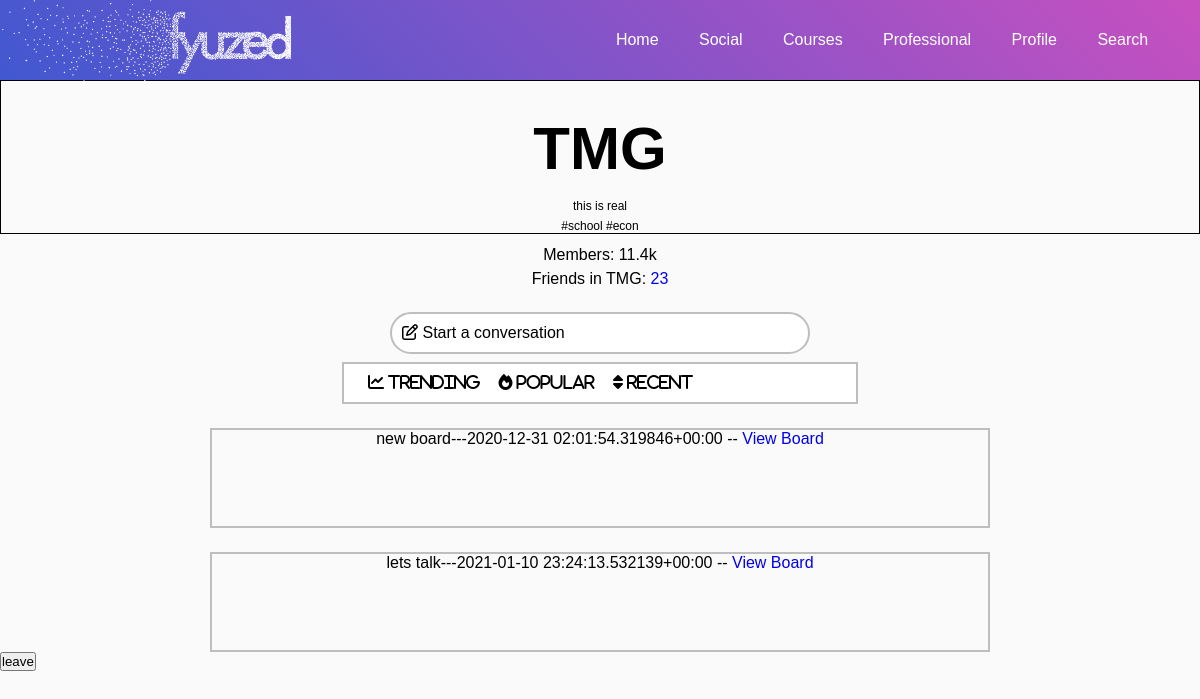
Screenshot of /group/tmg/ (signed in) with the database file from the repository.
### group/models.py (models this page shows, shortened)
class Group(models.Model):
    name = models.CharField(max_length=50, unique=True)
    description = models.CharField(max_length=200)
    created_at = models.DateTimeField(auto_now=True)
    created_by = models.ForeignKey(CustomUser, on_delete=models.CASCADE, related_name='group_creator', null=True)
    slug = models.SlugField(unique=True, default="group_outdated")
    members = models.ManyToManyField(
        CustomUser,
        through="Membership",
        through_fields=('group', 'person')
        )
    def __str__(self):
        return str(self.name)

class Board(models.Model):
    topic = models.CharField(max_length=255)
    description = models.CharField(max_length=1000, default='')
    last_updated = models.DateTimeField(auto_now_add=True)
    group = models.ForeignKey(Group, on_delete=models.CASCADE, null=True)
    starter = models.ForeignKey(CustomUser, on_delete=models.CASCADE, null=True)
    def __str__(self):
        return str(self.topic + "---" + str(self.last_updated))

### group/views.py (the view)
# urls.py: path('<slug:the_slug>/', ViewGroup.as_view(), name="viewgroup"),
class ViewGroup(LoginRequiredMixin, DetailView):
    model = Group
    template_name = 'groups/view_group.html'
    slug_url_kwarg = 'the_slug'
    slug_field = 'slug'
    def get_context_data(self, **kwargs):
        context = super().get_context_data(**kwargs)
        context['form'] = BoardCreationForm
        return context

### templates/groups/view_group.html (shortened to what this page needs)
{% extends 'base.html' %}
{% load static %}
    {% block extrahead %}
    <link rel="stylesheet" type = "text/css" href="{% static 'css/view_group.css' %}">
    {% endblock %}
{% block content %}
<div class="group-header">
        <h3 class="title">
            {{ group.name }}
        </h3>
        <p class="Description">{{ group.description }}</p>
        <p class="tags">#school #econ</p>
</div>
<div class="memberinfo">
    <p>Members: 11.4k</p>
    <p>Friends in {{ group.name }}:
        <a href="#">23</a>
    </p>
</div>
<br>
<br>
<br>
<div class="create-board" id="button">
    <div class="board">
                <i class="far fa-edit"></i>
                Start a conversation
    </div>
</div>
<div class="sorting">
    <ul class="sorting-icons">
        <i class="fas fa-chart-line">
            trending
        </i>
        <i class="fas fa-fire">
            popular
        </i>
        <i class="fas fa-sort">
            recent
        </i>
    </ul>
</div>
    {% for board in group.board_set.all %}
    <ul>
        <div class="conversations-container">
            <li> {{ board }} -- <a href="{% url 'viewboard' group.slug board.id %}">View Board</a></li>
        </div>
    </ul>
    {% endfor %}
{% if user in group.members.all %}
<form method="POST" action="leavegroup" group="{{ group }}">
    <input type='submit' value='leave' />
</form>
{% endif %}
{% endblock %}

### static/css/base.css (style rules this page uses)
* { padding: 0; margin: 0; text-decoration: none; list-style: none; box-sizing: border-box; }
body { font-family: sans-serif; }

### static/css/view_group.css (style rules this page uses)
* { margin: 0; }
html, body { max-height: 100%; background-color: #fafafa; }
.group-header { width: 100%; border: black 1px solid; }
.group-header .title { font-size: 5vw; text-align: center; line-height: 100px; }
.Description { text-align: center; font-size: 1vw; position: relative; }
.tags { text-align: center; margin-top: .5%; font-size: 1vw; }
.memberinfo { margin-top: 1%; text-align: center; }
.memberinfo p { margin:.5% }
.create-board { position: relative; display: block; color: black; border: 2px solid rgb(190, 190, 190); border-radius: 25px; width: 35%; height: 5%; text-align: left; font-size: 16px; font-weight: 500; padding: 10px; cursor: pointer; margin: auto; margin-top: -3%; background-color: rgb(255, 255, 255); }
.board { color: black; }
.sorting { position: relative; display: flex; color: black; border: 2px solid rgb(190, 190, 190); width: 43%; height: 8%; text-align: center; font-size: 16px; font-weight: 500; padding: 10px; margin: auto; margin-top: .7%; background-color: rgb(255, 255, 255); }
.sorting-icons i { margin-left: 14px; }
.conversations-container { margin: auto; text-align: center; margin-top: 2%; border: 2px solid rgb(190, 190, 190); width: 65%; height: 100px; }

### rows the page displays
Group: name "TMG", description "this is real"
Board: topic+last_updated "new board---2020-12-31 02:01:54.319846+00:00"
Board: topic+last_updated "lets talk---2021-01-10 23:24:13.532139+00:00"
